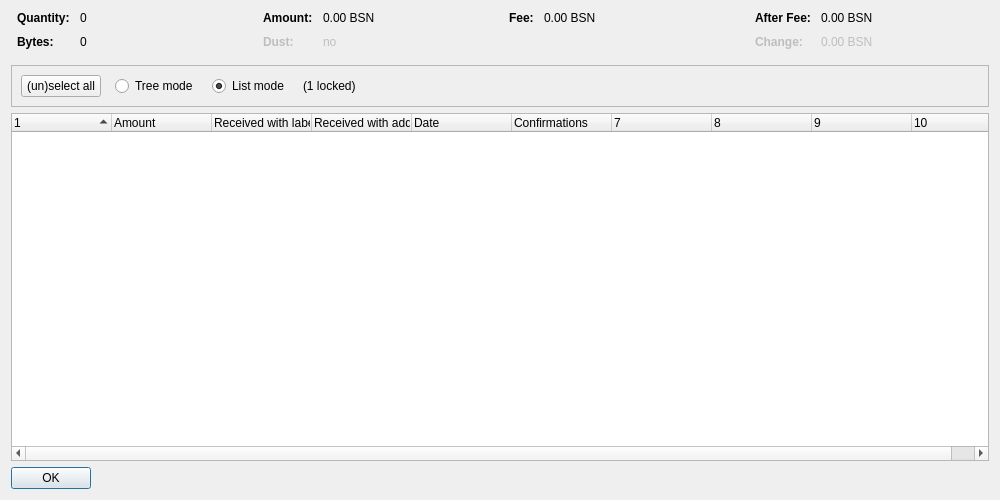
<?xml version="1.0" encoding="UTF-8"?>
<ui version="4.0">
 <class>CoinControlDialog</class>
 <widget class="QDialog" name="CoinControlDialog">
  <property name="geometry">
   <rect>
    <x>0</x>
    <y>0</y>
    <width>1000</width>
    <height>500</height>
   </rect>
  </property>
  <property name="windowTitle">
   <string>Coin Selection</string>
  </property>
  <layout class="QVBoxLayout" name="verticalLayout">
   <item>
    <layout class="QHBoxLayout" name="horizontalLayoutTop" stretch="0,0,0,0">
     <property name="topMargin">
      <number>0</number>
     </property>
     <property name="bottomMargin">
      <number>10</number>
     </property>
     <item>
      <layout class="QFormLayout" name="formLayoutCoinControl1">
       <property name="horizontalSpacing">
        <number>10</number>
       </property>
       <property name="verticalSpacing">
        <number>10</number>
       </property>
       <property name="leftMargin">
        <number>6</number>
       </property>
       <property name="rightMargin">
        <number>6</number>
       </property>
       <item row="0" column="0">
        <widget class="QLabel" name="labelCoinControlQuantityText">
         <property name="font">
          <font>
           <weight>75</weight>
           <bold>true</bold>
          </font>
         </property>
         <property name="text">
          <string>Quantity:</string>
         </property>
        </widget>
       </item>
       <item row="0" column="1">
        <widget class="QLabel" name="labelCoinControlQuantity">
         <property name="cursor">
          <cursorShape>IBeamCursor</cursorShape>
         </property>
         <property name="contextMenuPolicy">
          <enum>Qt::ActionsContextMenu</enum>
         </property>
         <property name="text">
          <string notr="true">0</string>
         </property>
         <property name="textInteractionFlags">
          <set>Qt::LinksAccessibleByMouse|Qt::TextSelectableByKeyboard|Qt::TextSelectableByMouse</set>
         </property>
        </widget>
       </item>
       <item row="1" column="0">
        <widget class="QLabel" name="labelCoinControlBytesText">
         <property name="font">
          <font>
           <weight>75</weight>
           <bold>true</bold>
          </font>
         </property>
         <property name="text">
          <string>Bytes:</string>
         </property>
        </widget>
       </item>
       <item row="1" column="1">
        <widget class="QLabel" name="labelCoinControlBytes">
         <property name="cursor">
          <cursorShape>IBeamCursor</cursorShape>
         </property>
         <property name="contextMenuPolicy">
          <enum>Qt::ActionsContextMenu</enum>
         </property>
         <property name="text">
          <string notr="true">0</string>
         </property>
         <property name="textInteractionFlags">
          <set>Qt::LinksAccessibleByMouse|Qt::TextSelectableByKeyboard|Qt::TextSelectableByMouse</set>
         </property>
        </widget>
       </item>
      </layout>
     </item>
     <item>
      <layout class="QFormLayout" name="formLayoutCoinControl2">
       <property name="horizontalSpacing">
        <number>10</number>
       </property>
       <property name="verticalSpacing">
        <number>10</number>
       </property>
       <property name="leftMargin">
        <number>6</number>
       </property>
       <property name="rightMargin">
        <number>6</number>
       </property>
       <item row="0" column="0">
        <widget class="QLabel" name="labelCoinControlAmountText">
         <property name="font">
          <font>
           <weight>75</weight>
           <bold>true</bold>
          </font>
         </property>
         <property name="text">
          <string>Amount:</string>
         </property>
        </widget>
       </item>
       <item row="0" column="1">
        <widget class="QLabel" name="labelCoinControlAmount">
         <property name="cursor">
          <cursorShape>IBeamCursor</cursorShape>
         </property>
         <property name="contextMenuPolicy">
          <enum>Qt::ActionsContextMenu</enum>
         </property>
         <property name="text">
          <string notr="true">0.00 BSN</string>
         </property>
         <property name="textInteractionFlags">
          <set>Qt::LinksAccessibleByMouse|Qt::TextSelectableByKeyboard|Qt::TextSelectableByMouse</set>
         </property>
        </widget>
       </item>
       <item row="1" column="0">
        <widget class="QLabel" name="labelCoinControlLowOutputText">
         <property name="enabled">
          <bool>false</bool>
         </property>
         <property name="font">
          <font>
           <weight>75</weight>
           <bold>true</bold>
          </font>
         </property>
         <property name="text">
          <string>Dust:</string>
         </property>
        </widget>
       </item>
       <item row="1" column="1">
        <widget class="QLabel" name="labelCoinControlLowOutput">
         <property name="enabled">
          <bool>false</bool>
         </property>
         <property name="cursor">
          <cursorShape>IBeamCursor</cursorShape>
         </property>
         <property name="contextMenuPolicy">
          <enum>Qt::ActionsContextMenu</enum>
         </property>
         <property name="text">
          <string notr="true">no</string>
         </property>
         <property name="textInteractionFlags">
          <set>Qt::LinksAccessibleByMouse|Qt::TextSelectableByKeyboard|Qt::TextSelectableByMouse</set>
         </property>
        </widget>
       </item>
      </layout>
     </item>
     <item>
      <layout class="QFormLayout" name="formLayoutCoinControl3">
       <property name="horizontalSpacing">
        <number>10</number>
       </property>
       <property name="verticalSpacing">
        <number>10</number>
       </property>
       <property name="leftMargin">
        <number>6</number>
       </property>
       <property name="rightMargin">
        <number>6</number>
       </property>
       <item row="0" column="0">
        <widget class="QLabel" name="labelCoinControlFeeText">
         <property name="font">
          <font>
           <weight>75</weight>
           <bold>true</bold>
          </font>
         </property>
         <property name="text">
          <string>Fee:</string>
         </property>
        </widget>
       </item>
       <item row="0" column="1">
        <widget class="QLabel" name="labelCoinControlFee">
         <property name="cursor">
          <cursorShape>IBeamCursor</cursorShape>
         </property>
         <property name="contextMenuPolicy">
          <enum>Qt::ActionsContextMenu</enum>
         </property>
         <property name="text">
          <string notr="true">0.00 BSN</string>
         </property>
         <property name="textInteractionFlags">
          <set>Qt::LinksAccessibleByMouse|Qt::TextSelectableByKeyboard|Qt::TextSelectableByMouse</set>
         </property>
        </widget>
       </item>
      </layout>
     </item>
     <item>
      <layout class="QFormLayout" name="formLayoutCoinControl4">
       <property name="horizontalSpacing">
        <number>10</number>
       </property>
       <property name="verticalSpacing">
        <number>10</number>
       </property>
       <property name="leftMargin">
        <number>6</number>
       </property>
       <property name="rightMargin">
        <number>6</number>
       </property>
       <item row="0" column="0">
        <widget class="QLabel" name="labelCoinControlAfterFeeText">
         <property name="font">
          <font>
           <weight>75</weight>
           <bold>true</bold>
          </font>
         </property>
         <property name="text">
          <string>After Fee:</string>
         </property>
        </widget>
       </item>
       <item row="0" column="1">
        <widget class="QLabel" name="labelCoinControlAfterFee">
         <property name="cursor">
          <cursorShape>IBeamCursor</cursorShape>
         </property>
         <property name="contextMenuPolicy">
          <enum>Qt::ActionsContextMenu</enum>
         </property>
         <property name="text">
          <string notr="true">0.00 BSN</string>
         </property>
         <property name="textInteractionFlags">
          <set>Qt::LinksAccessibleByMouse|Qt::TextSelectableByKeyboard|Qt::TextSelectableByMouse</set>
         </property>
        </widget>
       </item>
       <item row="1" column="0">
        <widget class="QLabel" name="labelCoinControlChangeText">
         <property name="enabled">
          <bool>false</bool>
         </property>
         <property name="font">
          <font>
           <weight>75</weight>
           <bold>true</bold>
          </font>
         </property>
         <property name="text">
          <string>Change:</string>
         </property>
        </widget>
       </item>
       <item row="1" column="1">
        <widget class="QLabel" name="labelCoinControlChange">
         <property name="enabled">
          <bool>false</bool>
         </property>
         <property name="cursor">
          <cursorShape>IBeamCursor</cursorShape>
         </property>
         <property name="contextMenuPolicy">
          <enum>Qt::ActionsContextMenu</enum>
         </property>
         <property name="text">
          <string notr="true">0.00 BSN</string>
         </property>
         <property name="textInteractionFlags">
          <set>Qt::LinksAccessibleByMouse|Qt::TextSelectableByKeyboard|Qt::TextSelectableByMouse</set>
         </property>
        </widget>
       </item>
      </layout>
     </item>
    </layout>
   </item>
   <item>
    <widget class="QFrame" name="frame">
     <property name="minimumSize">
      <size>
       <width>0</width>
       <height>40</height>
      </size>
     </property>
     <property name="frameShape">
      <enum>QFrame::StyledPanel</enum>
     </property>
     <property name="frameShadow">
      <enum>QFrame::Sunken</enum>
     </property>
     <layout class="QHBoxLayout" name="horizontalLayout">
      <item>
       <layout class="QHBoxLayout" name="horizontalLayoutPanel" stretch="0,0,0,0,0">
        <property name="spacing">
         <number>14</number>
        </property>
        <item>
         <widget class="QPushButton" name="pushButtonSelectAll">
          <property name="sizePolicy">
           <sizepolicy hsizetype="Maximum" vsizetype="Fixed">
            <horstretch>0</horstretch>
            <verstretch>0</verstretch>
           </sizepolicy>
          </property>
          <property name="text">
           <string>(un)select all</string>
          </property>
          <property name="autoDefault">
           <bool>false</bool>
          </property>
         </widget>
        </item>
        <item>
         <widget class="QRadioButton" name="radioTreeMode">
          <property name="sizePolicy">
           <sizepolicy hsizetype="Maximum" vsizetype="Fixed">
            <horstretch>0</horstretch>
            <verstretch>0</verstretch>
           </sizepolicy>
          </property>
          <property name="text">
           <string>Tree mode</string>
          </property>
         </widget>
        </item>
        <item>
         <widget class="QRadioButton" name="radioListMode">
          <property name="sizePolicy">
           <sizepolicy hsizetype="Maximum" vsizetype="Fixed">
            <horstretch>0</horstretch>
            <verstretch>0</verstretch>
           </sizepolicy>
          </property>
          <property name="text">
           <string>List mode</string>
          </property>
          <property name="checked">
           <bool>true</bool>
          </property>
         </widget>
        </item>
        <item>
         <widget class="QLabel" name="labelLocked">
          <property name="text">
           <string notr="true">(1 locked)</string>
          </property>
         </widget>
        </item>
        <item>
         <spacer name="horizontalSpacer">
          <property name="orientation">
           <enum>Qt::Horizontal</enum>
          </property>
          <property name="sizeHint" stdset="0">
           <size>
            <width>40</width>
            <height>20</height>
           </size>
          </property>
         </spacer>
        </item>
       </layout>
      </item>
     </layout>
    </widget>
   </item>
   <item>
    <widget class="CoinControlTreeWidget" name="treeWidget">
     <property name="contextMenuPolicy">
      <enum>Qt::CustomContextMenu</enum>
     </property>
     <property name="sortingEnabled">
      <bool>false</bool>
     </property>
     <property name="columnCount">
      <number>10</number>
     </property>
     <attribute name="headerShowSortIndicator" stdset="0">
      <bool>true</bool>
     </attribute>
     <attribute name="headerStretchLastSection">
      <bool>false</bool>
     </attribute>
     <column>
      <property name="text">
       <string/>
      </property>
     </column>
     <column>
      <property name="text">
       <string>Amount</string>
      </property>
     </column>
     <column>
      <property name="text">
       <string>Received with label</string>
      </property>
     </column>
     <column>
      <property name="text">
       <string>Received with address</string>
      </property>
     </column>
     <column>
      <property name="text">
       <string>Date</string>
      </property>
     </column>
     <column>
      <property name="text">
       <string>Confirmations</string>
      </property>
      <property name="toolTip">
       <string>Confirmed</string>
      </property>
     </column>
     <column>
      <property name="text">
       <string/>
      </property>
     </column>
     <column>
      <property name="text">
       <string/>
      </property>
     </column>
     <column>
      <property name="text">
       <string/>
      </property>
     </column>
     <column>
      <property name="text">
       <string/>
      </property>
     </column>
    </widget>
   </item>
   <item>
    <widget class="QDialogButtonBox" name="buttonBox">
     <property name="sizePolicy">
      <sizepolicy hsizetype="Maximum" vsizetype="Fixed">
       <horstretch>0</horstretch>
       <verstretch>0</verstretch>
      </sizepolicy>
     </property>
     <property name="orientation">
      <enum>Qt::Horizontal</enum>
     </property>
     <property name="standardButtons">
      <set>QDialogButtonBox::Ok</set>
     </property>
    </widget>
   </item>
  </layout>
 </widget>
 <customwidgets>
  <customwidget>
   <class>CoinControlTreeWidget</class>
   <extends>QTreeWidget</extends>
   <header>qt/coincontroltreewidget.h</header>
  </customwidget>
 </customwidgets>
 <resources/>
 <connections/>
</ui>
